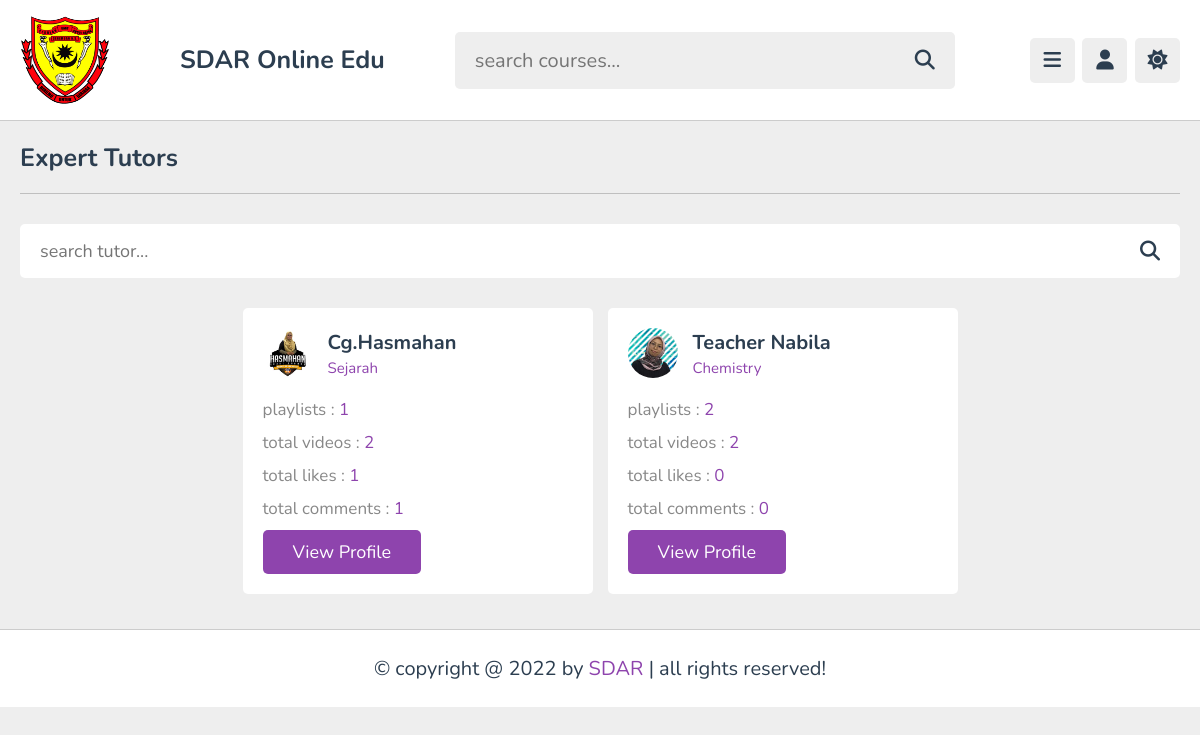
The app's page /teachers.php with its own data.
### tables this page shows
CREATE TABLE `tutors` (
  `id` varchar(20) NOT NULL,
  `name` varchar(50) NOT NULL,
  `profession` varchar(50) NOT NULL,
  `email` varchar(50) NOT NULL,
  `password` varchar(50) NOT NULL,
  `image` varchar(100) NOT NULL
);

### teachers.php (the view, shortened to what this page needs)
<?php
include 'components/connect.php';
?>
<!DOCTYPE html>
<html lang="en">
<head>
   <link rel="stylesheet" href="https://cdnjs.cloudflare.com/ajax/libs/font-awesome/6.2.0/css/all.min.css">
   <link rel="stylesheet" href="css/style.css">
</head>
<body>
<?php include 'components/user_header.php'; ?>
<section class="teachers">
   <h1 class="heading">expert tutors</h1>
   <form action="search_tutor.php" method="post" class="search-tutor">
      <input type="text" name="search_tutor" maxlength="100" placeholder="search tutor..." required>
      <button type="submit" name="search_tutor_btn" class="fas fa-search"></button>
   </form>
   <div class="box-container">
      <?php
         $select_tutors = $conn->prepare("SELECT * FROM `tutors`");
         $select_tutors->execute();
         if($select_tutors->rowCount() > 0){
            while($fetch_tutor = $select_tutors->fetch(PDO::FETCH_ASSOC)){
               $tutor_id = $fetch_tutor['id'];
               $count_playlists = $conn->prepare("SELECT * FROM `playlist` WHERE tutor_id = ?");
               $count_playlists->execute([$tutor_id]);
               $total_playlists = $count_playlists->rowCount();
               $count_contents = $conn->prepare("SELECT * FROM `content` WHERE tutor_id = ?");
               $count_contents->execute([$tutor_id]);
               $total_contents = $count_contents->rowCount();
               $count_likes = $conn->prepare("SELECT * FROM `likes` WHERE tutor_id = ?");
               $count_likes->execute([$tutor_id]);
               $total_likes = $count_likes->rowCount();
               $count_comments = $conn->prepare("SELECT * FROM `comments` WHERE tutor_id = ?");
               $count_comments->execute([$tutor_id]);
               $total_comments = $count_comments->rowCount();
      ?>
      <div class="box">
         <div class="tutor">
            <img src="uploaded_files/<?= $fetch_tutor['image']; ?>" alt="">
            <div>
               <h3><?= $fetch_tutor['name']; ?></h3>
               <span><?= $fetch_tutor['profession']; ?></span>
            </div>
         </div>
         <p>playlists : <span><?= $total_playlists; ?></span></p>
         <p>total videos : <span><?= $total_contents ?></span></p>
         <p>total likes : <span><?= $total_likes ?></span></p>
         <p>total comments : <span><?= $total_comments ?></span></p>
         <form action="tutor_profile.php" method="post">
            <input type="submit" value="view profile" name="tutor_fetch" class="inline-btn">
         </form>
      </div>
      <?php
            }
         }else{
            echo '<p class="empty">no tutors found!</p>';
         }
      ?>
   </div>
</section>
<?php include 'components/footer.php'; ?>
</body>
</html>

### css/style.css (style rules this page uses)
:root { --main-color:#8e44ad; --red:#e74c3c; --oragen:#f39c12; --white:#fff; --black:#2c3e50; --light-color:#888; --light-bg:#eee; --border:.1rem solid rgba(0,0,0,.2); }
* { font-family: 'Nunito', sans-serif; margin: 0; padding: 0; box-sizing: border-box; outline: none; border: none; text-decoration: none; }
html { font-size: 62.5%; overflow-x: hidden; }
body { background-color: var(--light-bg); padding-left: 30rem; }
section { padding:2rem; max-width: 1200px; margin: 0 auto; }
.btn, .option-btn, .delete-btn, .inline-btn, .inline-option-btn, .inline-delete-btn { border-radius: .5rem; padding: 1rem 3rem; font-size: 1.8rem; color: #fff; margin-top: 1rem; text-transform: capitalize; cursor: pointer; text-align: center; }
.inline-btn, .inline-option-btn, .inline-delete-btn { display: inline-block; }
.btn, .inline-btn { background-color: var(--main-color); }
.heading { padding-bottom: 1.8rem; border-bottom: var(--border); font-size: 2.5rem; color: var(--black); text-transform: capitalize; margin-bottom: 3rem; }
.teachers .search-tutor { margin-bottom: 3rem; display: flex; align-items: center; gap: 1.5rem; padding: 1.5rem 2rem; background-color: var(--white); border-radius: .5rem; }
.teachers .search-tutor input { width: 100%; font-size: 1.8rem; color: var(--black); background: none; }
.teachers .search-tutor button { font-size: 2rem; cursor: pointer; color: var(--black); background: none; }
.teachers .box-container { display: grid; grid-template-columns: repeat(auto-fit, 35rem); gap: 1.5rem; align-items: flex-start; justify-content: center; }
.teachers .box-container .box { border-radius: .5rem; padding: 2rem; background-color: var(--white); }
.teachers .box-container .box .tutor { margin-bottom: 1rem; display: flex; align-items: center; gap: 1.5rem; }
.teachers .box-container .box .tutor img { height: 5rem; width: 5rem; object-fit: cover; border-radius: 50%; }
.teachers .box-container .box .tutor h3 { color: var(--black); font-size: 2rem; margin-bottom: .2rem; }
.teachers .box-container .box .tutor span { color: var(--main-color); font-size: 1.5rem; }
.teachers .box-container .box p { padding-top: 1rem; font-size: 1.7rem; color: var(--light-color); }
.teachers .box-container .box p span { color: var(--main-color); }
@media (max-width:1200px) { body { padding-left: 0; } }

### records on screen
tutors: image (picture), name "Cg.Hasmahan", profession "Sejarah", total_playlists "1", total_contents "2", total_likes "1", total_comments "1"
tutors: image (picture), name "Teacher Nabila", profession "Chemistry", total_playlists "2", total_contents "2", total_likes "0", total_comments "0"
